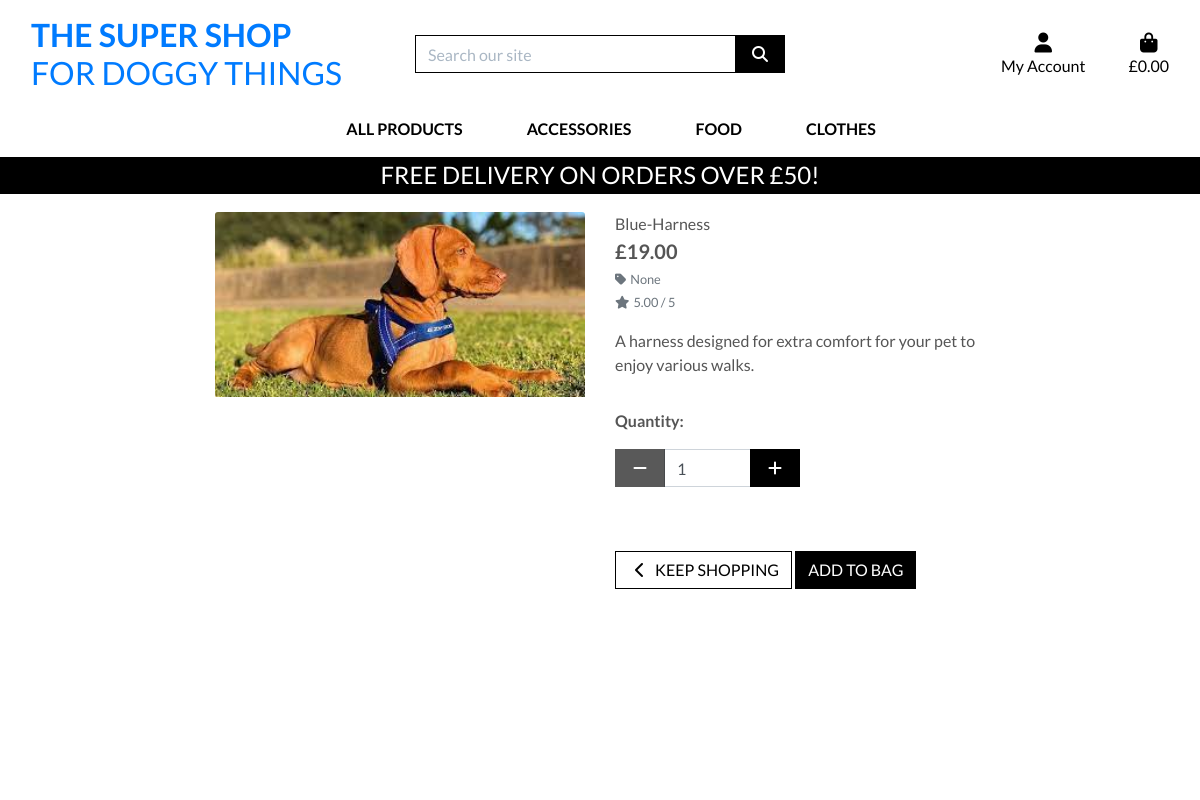
/products/11/, run on the app's committed database.
### products/models.py (models this page shows, shortened)
class Product(models.Model):
    category = models.ForeignKey('Category', null=True, blank=True, on_delete=models.SET_NULL)
    sku = models.CharField(max_length=254, null=True, blank=True)
    name = models.CharField(max_length=254)
    description = models.TextField()
    has_sizes = models.BooleanField(default=False, null=True, blank=True)
    price = models.DecimalField(max_digits=6, decimal_places=2)
    rating = models.DecimalField(max_digits=6, decimal_places=2, null=True, blank=True)
    image_url = models.URLField(max_length=1024, null=True, blank=True)
    image = models.ImageField(null=True, blank=True)

class Category(models.Model):
    class Meta:
        verbose_name_plural = 'Categories'
    name = models.CharField(max_length=254)
    friendly_name = models.CharField(max_length=254, null=True, blank=True)

### products/views.py (the view)
# urls.py: path('<int:product_id>/', views.product_detail, name='product_detail'),
def product_detail(request, product_id):
    product = get_object_or_404(Product, pk=product_id)
    context = {
        'product': product,
    }
    return render(request, 'products/product_detail.html', context)

### bag/contexts.py (called while the page is built, shortened)
def bag_contents(request):
    bag_items = []
    total = 0
    product_count = 0
    bag = request.session.get('bag', {})
    if total < settings.FREE_DELIVERY_THRESHOLD:
        delivery = total * Decimal(settings.STANDARD_DELIVERY_PERCENTAGE / 100)
        free_delivery_delta = settings.FREE_DELIVERY_THRESHOLD - total
    else:
        delivery = 0
        free_delivery_delta = 0
    grand_total = delivery + total
    context = {
        'bag_items': bag_items,
        'total': total,
        'product_count': product_count,
        'delivery': delivery,
        'free_delivery_delta': free_delivery_delta,
        'free_delivery_threshold': settings.FREE_DELIVERY_THRESHOLD,
        'grand_total': grand_total,
    }
    return context

### products/templates/products/product_detail.html (shortened to what this page needs)
{% extends "base.html" %}
{% load static %}
{% block page_header %}
    <div class="container header-container">
    </div>
{% endblock %}
{% block content %}
    <div class="overlay"></div>
    <div class="container-fluid">
        <div class="row">
            <div class="col-12 col-md-6 col-lg-4 offset-lg-2">
                <div class="image-container my-5">
                    {% if product.image %}
                        <a href="{{ product.image.url }}" target="_blank">
                            <img class="card-img-top img-fluid" src="{{ product.image.url }}" alt="{{ product.name }}">
                        </a>
                        {% else %}
                        <a href="">
                            <img class="card-img-top img-fluid" src="{{ MEDIA_URL }}noimage.png" alt="{{ product.name }}">
                        </a>
                    {% endif %}
                </div>
            </div>
            <div class="col-12 col-md-6 col-lg-4">
                <div class="product-details-container mb-5 mt-md-5">
                    <p class="mb-0">{{ product.name }}</p>
                    <p class="lead mb-0 text-left font-weight-bold">&pound;{{ product.price }}</p>
                    {% if product.category %}
                    <p class="small mt-1 mb-0">
                        <a class="text-muted" href="{% url 'products' %}?category={{ product.category.name }}">
                            <i class="fas fa-tag mr-1"></i>{{ product.category.friendly_name }}
                        </a>
                    </p>
                    {% endif %}
                    {% if product.rating %}
                        <small class="text-muted"><i class="fas fa-star mr-1"></i>{{ product.rating }} / 5</small>
                    {% else %}
                        <small class="text-muted">No Rating</small>
                    {% endif %}
                    <p class="mt-3">{{ product.description }}</p>
                    <form class="form" action="{% url 'add_to_bag' product.id %}" method="POST">
                        <div class="form-row">
                            {% with product.has_sizes as s %}
                            <div class="col-12">
                                <p class="mt-3"><strong>Quantity:</strong></p>
                                <div class="form-group w-50">
                                    <div class="input-group">
                                        <div class="input-group-prepend">
                                            <button class="decrement-qty btn btn-black rounded-0"
                                                data-item_id="{{ product.id }}" id="decrement-qty_{{ product.id }}">
                                                <span class="icon">
                                                    <i class="fas fa-minus"></i>
                                                </span>
                                            </button>
                                        </div>
                                        <input class="form-control qty_input" type="number"
                                            name="quantity" value="1" min="1" max="99"
                                            data-item_id="{{ product.id }}"
                                            id="id_qty_{{ product.id }}">
                                        <div class="input-group-append">
                                            <button class="increment-qty btn btn-black rounded-0"
                                                data-item_id="{{ product.id }}" id="increment-qty_{{ product.id }}">
                                                <span class="icon">
                                                    <i class="fas fa-plus"></i>
                                                </span>
                                            </button>
                                        </div>
                                    </div>
                                </div>
                            </div>
                            <div class="col{% if s %}-12 mt-2{% endif %}">
                                <a href="{% url 'products' %}" class="btn btn-outline-black rounded-0 mt-5">
                                    <span class="icon">
                                        <i class="fas fa-chevron-left"></i>
                                    </span>
                                    <span class="text-uppercase">Keep Shopping</span>
                                </a>
                                <input type="submit" class="btn btn-black rounded-0 text-uppercase mt-5" value="Add to Bag">
                            </div>
                            {% endwith %}
                        </div>
                    </form>
                </div>
            </div>
        </div>
    </div>
{% endblock %}

### static/css/base.css (style rules this page uses)
html { height: 100%; }
body { background-size: cover; height: calc(100vh - 164px); color: #555; font-family: 'Lato'; }
.icon { align-items: center; display: inline-flex; justify-content: center; height: 1.5rem; width: 1.5rem; }
.btn-black { background: black; color: white; }
.btn-outline-black { background: white; color: black !important; border: 1px solid black; }
.overlay { height: 100%; width: 100%; top: 0; left: 0; position: fixed; background: white; z-index: -1; }
@media (min-width: 1200px) { .container { max-width: 80%; } }
@media (min-width: 992px) { .header-container { padding-top: 164px; } }

### data on the page
Product: image (picture), name "Blue-Harness", price "19.00", category.friendly_name "None", rating "5.00", description "A harness designed for extra comfort for your pet to enjoy various walks."

### other printed values
{{ free_delivery_threshold }} "50"
